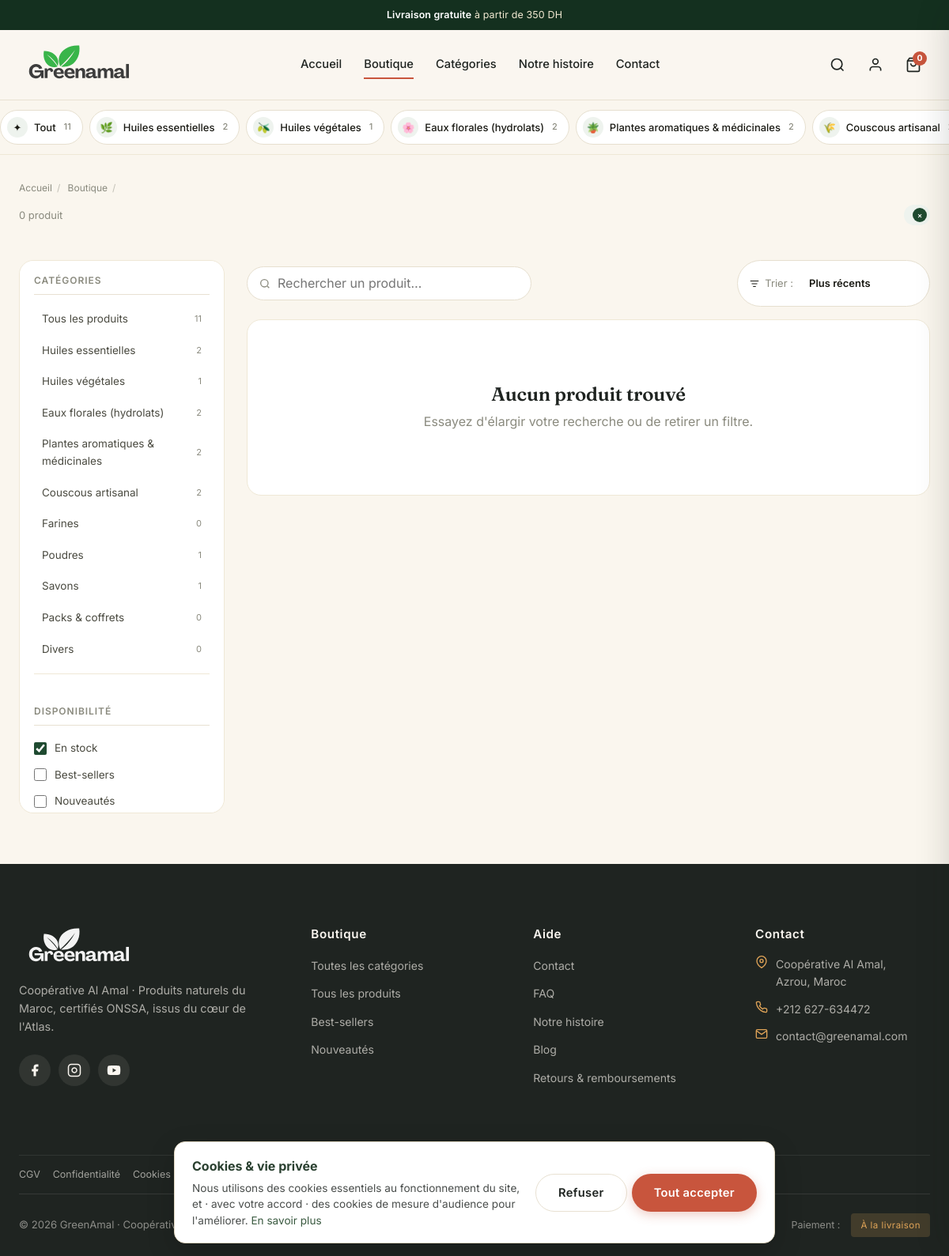
The app's page /shop.php?cat=huile-argan-pure-100ml with its own data.
### tables this page shows
CREATE TABLE IF NOT EXISTS categories (
  id INT AUTO_INCREMENT PRIMARY KEY,
  slug VARCHAR(120) NOT NULL UNIQUE,
  name VARCHAR(150) NOT NULL,
  description TEXT,
  image_url VARCHAR(500),
  display_order INT DEFAULT 0,
  created_at TIMESTAMP DEFAULT CURRENT_TIMESTAMP
);

### includes/db.php (called while the page is built, shortened)
<?php
function db(): PDO {
    static $pdo = null;
    if ($pdo === null) {
        $dsn = sprintf('mysql:host=%s;port=%s;dbname=%s;charset=utf8mb4', DB_HOST, DB_PORT, DB_NAME);
        try {
            $pdo = new PDO($dsn, DB_USER, DB_PASS, [
                PDO::ATTR_ERRMODE => PDO::ERRMODE_EXCEPTION,
                PDO::ATTR_DEFAULT_FETCH_MODE => PDO::FETCH_ASSOC,
                PDO::ATTR_EMULATE_PREPARES => false,
                PDO::MYSQL_ATTR_INIT_COMMAND => "SET NAMES utf8mb4 COLLATE utf8mb4_unicode_ci",
            ]);
        } catch (PDOException $e) {
            if (APP_DEBUG) {
                http_response_code(500);
                die("Database connection failed: " . $e->getMessage() . "<br><br>"
                    . "Check <code>includes/config.php</code> · DB_HOST, DB_PORT, DB_NAME, DB_USER, DB_PASS.<br>"
                    . "Did you import <code>sql/schema.sql</code> and <code>sql/seed.sql</code>?");
            }
            http_response_code(503);
            die('Service temporarily unavailable.');
        }
    }
    return $pdo;
}
function db_query(string $sql, array $params = []): PDOStatement {
    $stmt = db()->prepare($sql);
    $stmt->execute($params);
    return $stmt;
}
function db_all(string $sql, array $params = []): array {
    return db_query($sql, $params)->fetchAll();
}
function db_value(string $sql, array $params = []) {
    $val = db_query($sql, $params)->fetchColumn();
    return $val === false ? null : $val;
}

### includes/helpers.php (called while the page is built, shortened)
<?php
require_once __DIR__ . '/db.php';
function e(?string $s): string {
    return htmlspecialchars($s ?? '', ENT_QUOTES | ENT_SUBSTITUTE, 'UTF-8');
}
function cart_count(): int {
    $total = 0;
    return $total;
}

### shop.php (the view, shortened to what this page needs)
<?php
require_once __DIR__ . '/includes/helpers.php';
$selected_cat = $_GET['cat'] ?? null;
$search       = trim($_GET['q'] ?? '');
$sort         = $_GET['sort'] ?? 'recent';
$where  = ["p.status = 'active'"];
$params = [];
if ($selected_cat) {
    $where[]  = 'c.slug = ?';
    $params[] = $selected_cat;
}
$order = match($sort) {
    'price_asc'  => 'p.price ASC',
    'price_desc' => 'p.price DESC',
    'rating'     => 'p.rating_avg DESC',
    'sales'      => 'p.sales_count DESC',
    'best'       => 'p.is_featured DESC, p.sales_count DESC',
    'new'        => 'p.created_at DESC, p.id DESC',
    default      => 'p.created_at DESC',
};
$whereSql = 'WHERE ' . implode(' AND ', $where);
$products = db_all("
    SELECT p.*, c.slug AS category_slug, c.name AS category_name
    FROM products p
    LEFT JOIN categories c ON c.id = p.category_id
    $whereSql
    ORDER BY $order
", $params);
$categories   = db_all("SELECT c.*, (SELECT COUNT(*) FROM products WHERE category_id = c.id AND status='active') AS pcount FROM categories c ORDER BY c.display_order ASC");
$total_active = (int) db_value("SELECT COUNT(*) FROM products WHERE status='active'");
$cat_name = null;
$CAT_ICONS = [
    'huiles-essentielles' => '🌿',
    'huiles-vegetales'    => '🫒',
    'eau-florale'         => '🌸',
    'pam'                 => '🪴',
    'couscous'            => '🌾',
    'farine'              => '🌾',
    'poudres'             => '🧂',
    'savons'              => '🧼',
    'packs'               => '🎁',
    'divers'              => '✨',
];
require __DIR__ . '/includes/header.php';
?>
<div class="cat-rail">
  <div class="cat-rail-scroll">
    <a href="/boutique" class="cat-chip<?= !$selected_cat ? ' active' : '' ?>">
      <span class="chip-icon">✦</span>
      Tout
      <span class="count"><?= $total_active ?></span>
    </a>
    <?php foreach ($categories as $cat): ?>
      <a href="/boutique?cat=<?= e($cat['slug']) ?>" class="cat-chip<?= $selected_cat === $cat['slug'] ? ' active' : '' ?>">
        <span class="chip-icon"><?= $CAT_ICONS[$cat['slug']] ?? '🌿' ?></span>
        <?= e($cat['name']) ?>
        <span class="count"><?= (int) $cat['pcount'] ?></span>
      </a>
    <?php endforeach; ?>
  </div>
</div>
<section class="shop-head">
  <div class="container">
    <div class="crumbs">
      <a href="/">Accueil</a><span class="sep">/</span>
      <?php if ($selected_cat): ?>
        <a href="/boutique">Boutique</a><span class="sep">/</span><span><?= e($cat_name) ?></span>
      <?php else: ?>
        <span>Boutique</span>
      <?php endif; ?>
    </div>
    <div class="shop-meta">
      <div class="count"><?= $total ?> produit<?= $total > 1 ? 's' : '' ?></div>
      <?php if ($selected_cat || $search !== ''): ?>
        <div class="active-filters">
          <?php if ($selected_cat): ?>
            <a href="/boutique<?= $search !== '' ? '?q=' . urlencode($search) : '' ?>" class="active-pill"><?= e($cat_name) ?> <span class="x">×</span></a>
          <?php endif; ?>
        </div>
      <?php endif; ?>
    </div>
  </div>
</section>
<div class="container">
  <div class="shop-layout">
    <aside class="filters">
      <form method="get" id="shopFilters">
        <div class="filter-group">
          <h4>Catégories</h4>
          <div class="filter-cats">
            <a href="/boutique<?= $search !== '' ? '?q=' . urlencode($search) : '' ?>" class="<?= !$selected_cat ? 'active' : '' ?>">
              Tous les produits <span class="ct"><?= $total_active ?></span>
            </a>
            <?php foreach ($categories as $cat): ?>
              <a href="/boutique?cat=<?= e($cat['slug']) ?><?= $search !== '' ? '&q=' . urlencode($search) : '' ?>" class="<?= $selected_cat === $cat['slug'] ? 'active' : '' ?>">
                <?= e($cat['name']) ?> <span class="ct"><?= (int) $cat['pcount'] ?></span>
              </a>
            <?php endforeach; ?>
          </div>
        </div>
        <div class="filter-group">
          <h4>Disponibilité</h4>
          <label class="checkbox-row"><input type="checkbox" checked> En stock</label>
          <label class="checkbox-row"><input type="checkbox"> Best-sellers</label>
          <label class="checkbox-row"><input type="checkbox"> Nouveautés</label>
        </div>
      </form>
    </aside>
    <div>
      <div class="shop-toolbar">
        <form method="get" class="search-input" style="margin:0;">
          <svg width="16" height="16" viewBox="0 0 24 24" fill="none" stroke="currentColor" stroke-width="2"><circle cx="11" cy="11" r="7"/><path d="m20 20-3.5-3.5"/></svg>
          <input type="search" name="q" value="<?= e($search) ?>" placeholder="Rechercher un produit…">
        </form>
        <form method="get" class="sort-select" style="margin:0;">
          <svg width="14" height="14" viewBox="0 0 24 24" fill="none" stroke="currentColor" stroke-width="2"><path d="M3 6h18M6 12h12M9 18h6"/></svg>
          <span style="color:var(--ink-3h);">Trier&nbsp;:</span>
          <select name="sort" onchange="this.form.submit()">
            <option value="recent"     <?= $sort === 'recent'     ? 'selected' : '' ?>>Plus récents</option>
          </select>
        </form>
      </div>
      <?php if ($total === 0): ?>
        <div class="empty-state" style="padding:80px 20px; background:var(--paper); border-radius:var(--r-lg-h); border:1px solid var(--line-2h);">
          <h3 style="font-family:var(--font-display-h); font-size:1.5rem; margin:0 0 8px;">Aucun produit trouvé</h3>
          <p style="margin:0;">Essayez d'élargir votre recherche ou de retirer un filtre.</p>
        </div>
      <?php else: ?>
        <div class="product-grid">
          <?php foreach ($products as $p) echo home_product_card($p); ?>
        </div>
      <?php endif; ?>
    </div>
  </div>
</div>
<?php require __DIR__ . '/includes/footer.php'; ?>

### assets/css/styles.css (style rules this page uses)
:root { --olive: #3A5A40; --olive-dark: #2A4030; --olive-soft: #6B8A6E; --terracotta: #C8553D; --terracotta-dark: #A8412C; --saffron: #E0A458; --saffron-soft: #F0C896; --cream: #FAF6F0; --sand: #F1E9D7; --sand-dark: #E5DBC5; --ink: #1F2421; --ink-soft: #4A4E4C; --ink-mute: #8A8E8C; --line: #E8E1D2; --white: #FFFFFF; --success: #4A7A4F; --danger: #B8412C; --font-display: 'Cormorant Garamond', 'Times New Roman', serif; --font-body: 'Inter', -apple-system, BlinkMacSystemFont, 'Segoe UI', sans-serif; --container: 1280px; --radius-sm: 6px; --radius: 12px; --radius-lg: 20px; --shadow-sm: 0 1px 2px rgba(31, 36, 33, 0.06); --shadow: 0 4px 16px rgba(31, 36, 33, 0.08); --shadow-lg: 0 12px 40px rgba(31, 36, 33, 0.12); --ease: cubic-bezier(0.4, 0, 0.2, 1); }
*, *::before, *::after { box-sizing: border-box; margin: 0; padding: 0; }
html { scroll-behavior: smooth; -webkit-text-size-adjust: 100%; }
body { font-family: var(--font-body); font-size: 16px; line-height: 1.6; color: var(--ink); background: var(--cream); -webkit-font-smoothing: antialiased; text-rendering: optimizeLegibility; }
a { color: inherit; text-decoration: none; transition: color .2s var(--ease); }
input, select, textarea { font-family: inherit; font-size: inherit; }
h1, h2, h3, h4 { font-family: var(--font-display); font-weight: 600; line-height: 1.15; letter-spacing: -0.01em; color: var(--ink); }
h3 { font-size: clamp(1.4rem, 2vw, 1.75rem); }
h4 { font-size: 1.15rem; font-family: var(--font-body); font-weight: 600; }
.container { width: 100%; max-width: var(--container); margin: 0 auto; padding: 0 24px; }
.shop-layout { display: grid; grid-template-columns: 280px 1fr; gap: 40px; align-items: flex-start; }
.filter-group { margin-bottom: 28px; }
.filter-group h4 { margin-bottom: 14px; padding-bottom: 10px; border-bottom: 1px solid var(--line); }
.filter-group label { display: flex; align-items: center; gap: 10px; padding: 6px 0; font-size: 0.92rem; color: var(--ink-soft); cursor: pointer; }
.filter-group input[type="checkbox"] { accent-color: var(--olive); }
.shop-toolbar { display: flex; justify-content: space-between; align-items: center; margin-bottom: 24px; flex-wrap: wrap; gap: 12px; }
.shop-toolbar select { padding: 10px 36px 10px 14px; border: 1px solid var(--line); border-radius: var(--radius-sm); background: var(--white); font-size: 0.88rem; color: var(--ink); cursor: pointer; appearance: none; background-repeat: no-repeat; background-position: right 12px center; }
.empty-state { text-align: center; padding: 64px 20px; background: #fff; border: 1px solid var(--sand-dark); border-radius: 14px; }

### records on screen
categories: slug "🌿", name "Huiles essentielles", pcount "2"
categories: slug "🫒", name "Huiles végétales", pcount "1"
categories: slug "🌸", name "Eaux florales (hydrolats)", pcount "2"
categories: slug "🪴", name "Plantes aromatiques & médicinales", pcount "2"
categories: slug "🌾", name "Couscous artisanal", pcount "2"
categories: name "Farines", pcount "0"
categories: name "Poudres", pcount "1"
categories: name "Savons", pcount "1"
categories: name "Packs & coffrets", pcount "0"
categories: name "Divers", pcount "0"

### other values on screen
price(FREE_SHIPPING_THRESHOLD) "350 DH"
cart_count() "0"
$total_active "11"
$total "0"
CONTACT_PHONE "+212 627-634472"
CONTACT_EMAIL "contact@greenamal.com"
SITE_NAME "GreenAmal"
